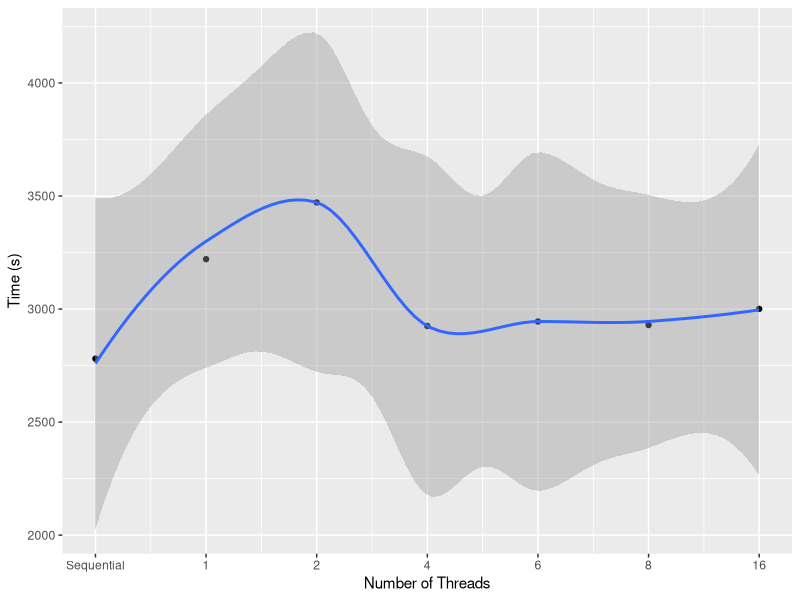
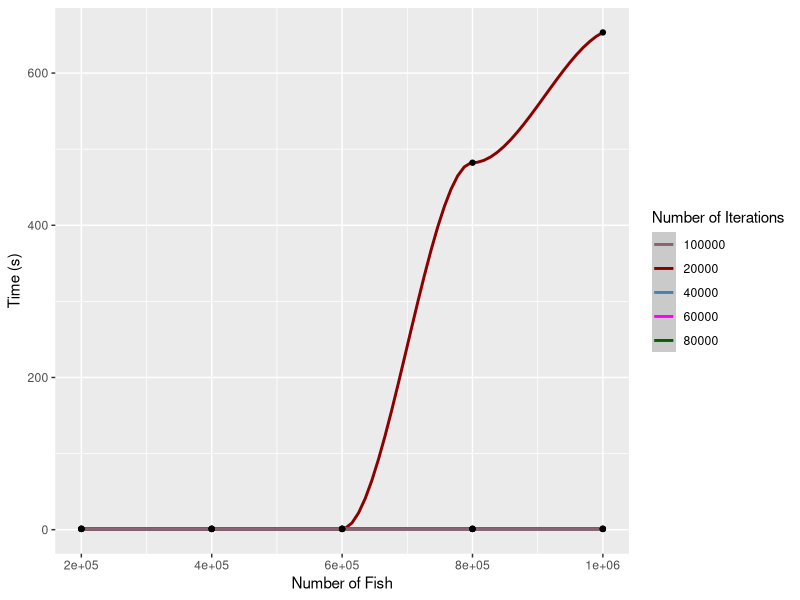
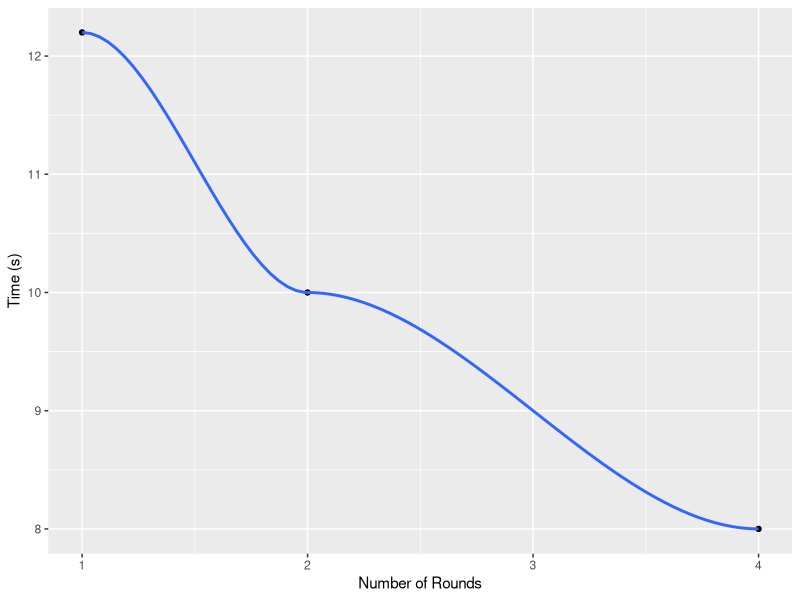
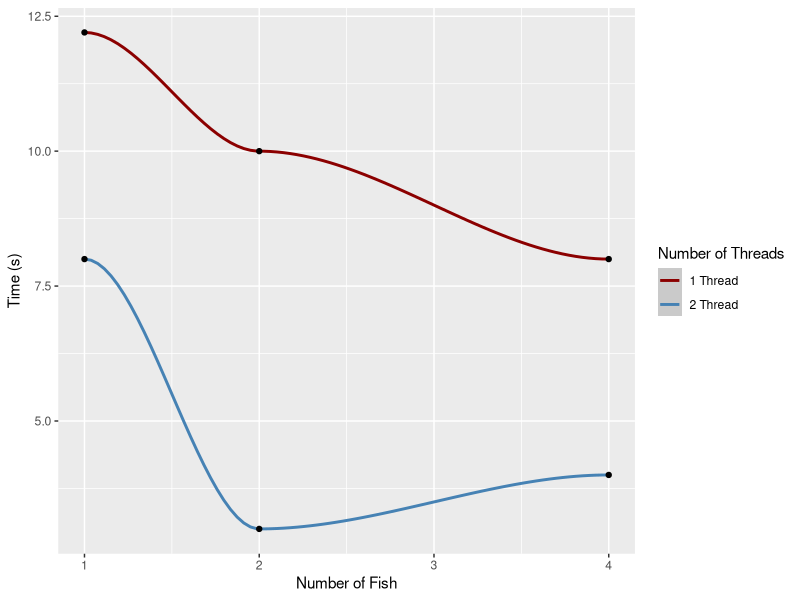
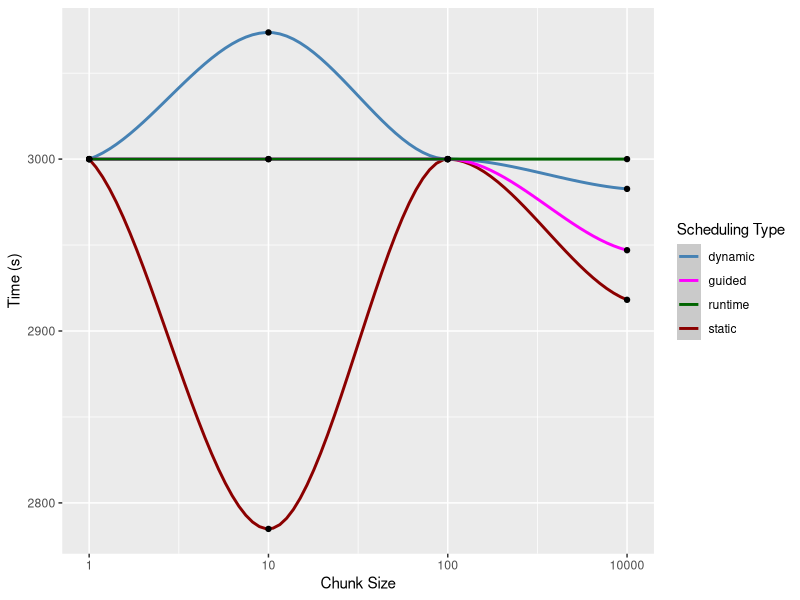

These charts were generated, in order, by the following R code:
## ---- chunk 1
library(ggplot2)
## ---- chunk 2
ggplot(
    data.frame(
      num_threads = seq(7),
      time = c(
        2780.588561,
        3220.587380,
        3471.353496,
        2925.219894,
        2944.861335,
        2929.350958,
        3000.694720)),
    aes(x = num_threads, y = time)) +
    labs(x = "Number of Threads", y = "Time (s)") +
    scale_x_continuous(
      breaks = seq(7),
      labels = c("Sequential", 1, 2, 4, 6, 8, 16)) +
    geom_point() +
    geom_smooth()
## ---- chunk 3

ggplot(
  data = data.frame(
    num_fish =  c(200000, 400000, 600000, 800000, 1000000),
    iter_20000 = c(1,1,1,482.203047, 653.402037),
    iter_40000 = c(1,1,1,1,1),
    iter_60000 = c(1,1,1,1,1),
    iter_80000 = c(1,1,1,1,1),
    iter_100000 = c(1, 1, 1, 1, 1)),
  aes(x = num_fish)) +
  geom_smooth(aes(y = iter_20000, color = "20000")) +
  geom_smooth(aes(y = iter_40000, color = "40000")) +
  geom_smooth(aes(y = iter_60000, color = "60000")) +
  geom_smooth(aes(y = iter_80000, color = "80000")) +
  geom_smooth(aes(y = iter_100000, color = "100000")) +

  geom_point(aes(y = iter_20000)) +
  geom_point(aes(y = iter_40000)) +
  geom_point(aes(y = iter_60000)) +
  geom_point(aes(y = iter_80000)) +
  geom_point(aes(y = iter_100000)) +
  labs(x = "Number of Fish",
    y = "Time (s)",
    color = "Number of Iterations") +
  scale_color_manual(values = c(
    "20000" = "darkred",
    "40000" = "steelblue",
    "60000" = "magenta",
    "80000" = "darkgreen",
    "100000" = "pink4"))
## ---- chunk 4
ggplot(
  data.frame(num_rounds = c(1, 2, 4), time = c(12.2, 10, 8)),
  aes(x = num_rounds, y = time)) +
  labs(x = "Number of Rounds", y = "Time (s)") +
  geom_point() +
  geom_smooth()
## ---- chunk 5
ggplot(
  data = data.frame(
    fish = c(1, 2, 4),
    thread_1 = c(12.2, 10, 8),
    thread_2 = c(8.0, 3.0, 4.0)),
  aes(x = fish)) +
  geom_smooth(aes(y = thread_1, color = "1 Thread")) +
  geom_smooth(aes(y = thread_2, color = "2 Thread")) +
  geom_point(aes(y = thread_1)) +
  geom_point(aes(y = thread_2)) +
  labs(x = "Number of Fish",
    y = "Time (s)",
    color = "Number of Threads") +
  scale_color_manual(values = c(
    "1 Thread" = "darkred",
    "2 Thread" = "steelblue"))
## ---- chunk 6
ggplot(
  data = data.frame(
    chunk_size = c(1, 2, 3, 4),
    static = c(3000, 2784.864581, 3000, 2918.142244),
    dynamic = c(3000, 3073.691588, 3000, 2982.671884),
    guided = c(3000, 3000, 3000, 2946.995764),
    runtime = 3000),
  aes(x = chunk_size)) +
  geom_smooth(aes(y = static, color = "static")) +
  geom_smooth(aes(y = dynamic, color = "dynamic")) +
  geom_smooth(aes(y = guided, color = "guided")) +
  geom_smooth(aes(y = runtime, color = "runtime")) +
  geom_point(aes(y = static)) +
  geom_point(aes(y = dynamic)) +
  geom_point(aes(y = guided)) +
  geom_point(aes(y = runtime)) +
  labs(x = "Chunk Size",
    y = "Time (s)",
    color = "Scheduling Type") +
  scale_x_continuous(labels = c(1, 10, 100, 10000)) +
  scale_color_manual(values = c(
    "static" = "darkred",
    "dynamic" = "steelblue",
    "guided" = "magenta",
    "runtime" = "darkgreen"))
